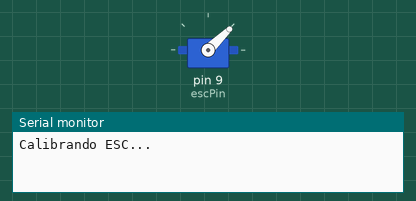
Bench run of a sketch on a simulated Arduino Uno, built with avr-gcc and run on an emulated ATmega328P. Shown: servo, the last lines printed to the serial monitor.

Above: at 0.1 s.
At 6.1 s:
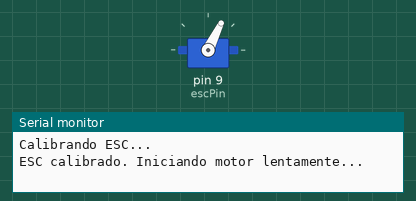
Timing chart, 0 to 7.6 s (numbered marks = the images above):
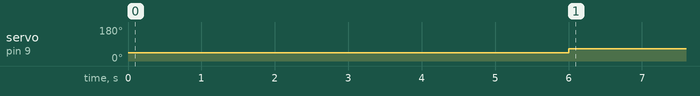

Measured:
- by itself, servo on pin 9 (escPin): 44° → 64° at 6.0 s

The sketch:

mover-brushless.ino
```cpp
#include <Servo.h>

Servo esc;
const int escPin = 9;  // Pin donde está conectado el ESC

const int minThrottle = 1000;  // Señal mínima en microsegundos
const int maxThrottle = 2000;  // Señal máxima en microsegundos
const int slowSpeed = 1200;  // Ajustar si es necesario

void setup() {
  Serial.begin(115200);
  esc.attach(escPin);

  Serial.println("Calibrando ESC...");

  // Proceso de calibración (Enviar máxima señal y luego mínima)
  esc.writeMicroseconds(minThrottle);
  delay(3000);
  esc.writeMicroseconds(minThrottle);
  delay(3000);

  Serial.println("ESC calibrado. Iniciando motor lentamente...");
}

void loop() {
  esc.writeMicroseconds(slowSpeed);  // Mantener el motor girando lentamente
  delay(100);
}
```
